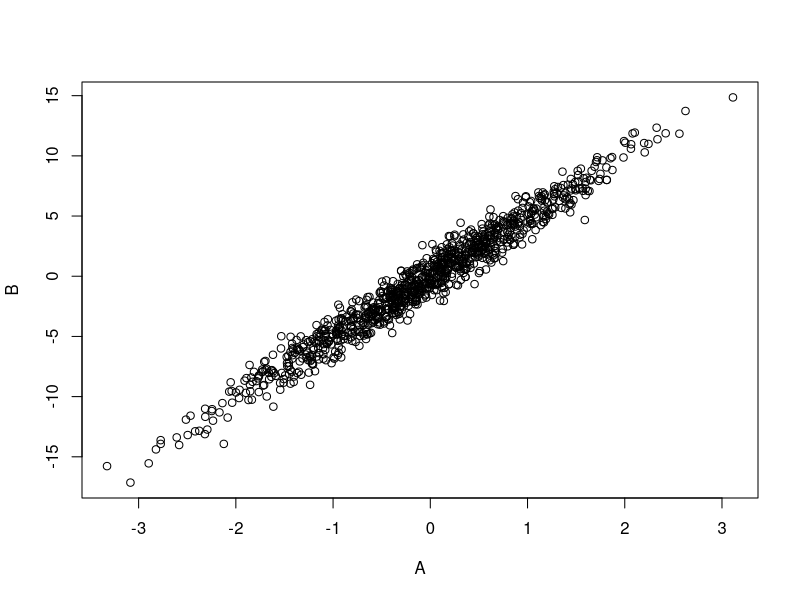
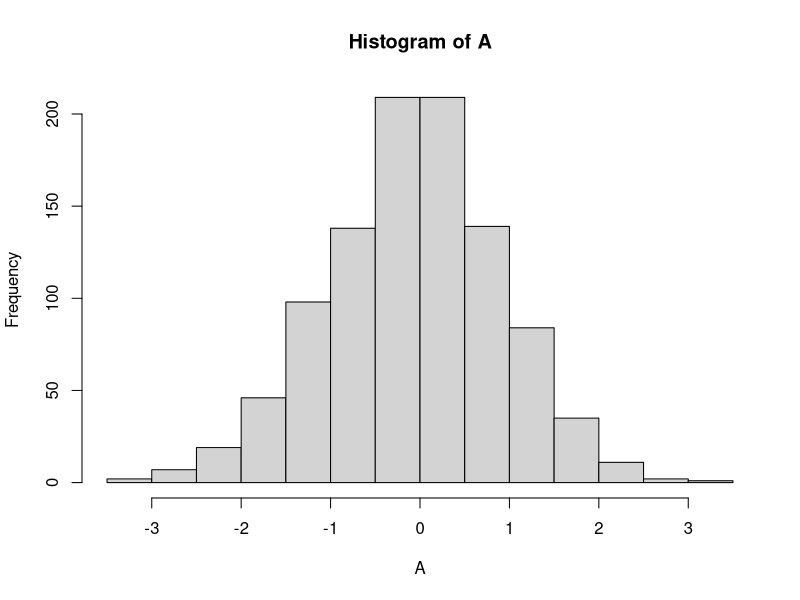
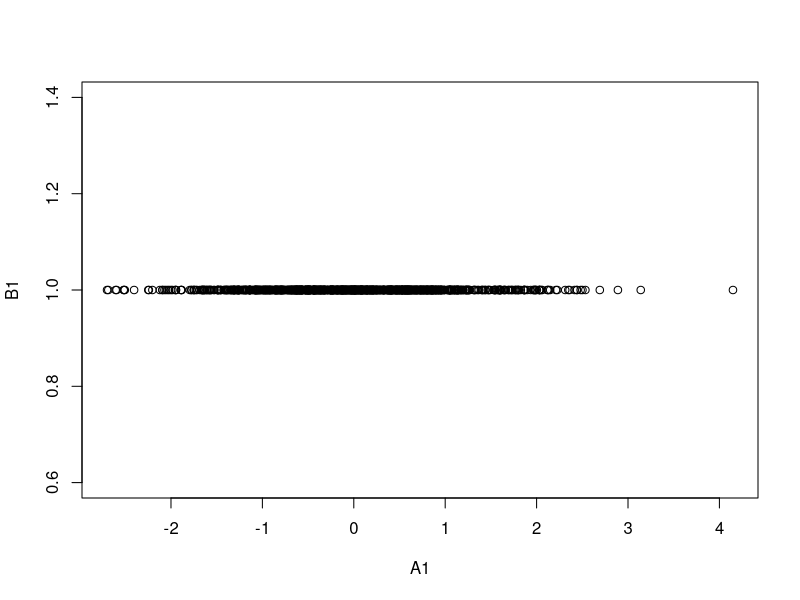
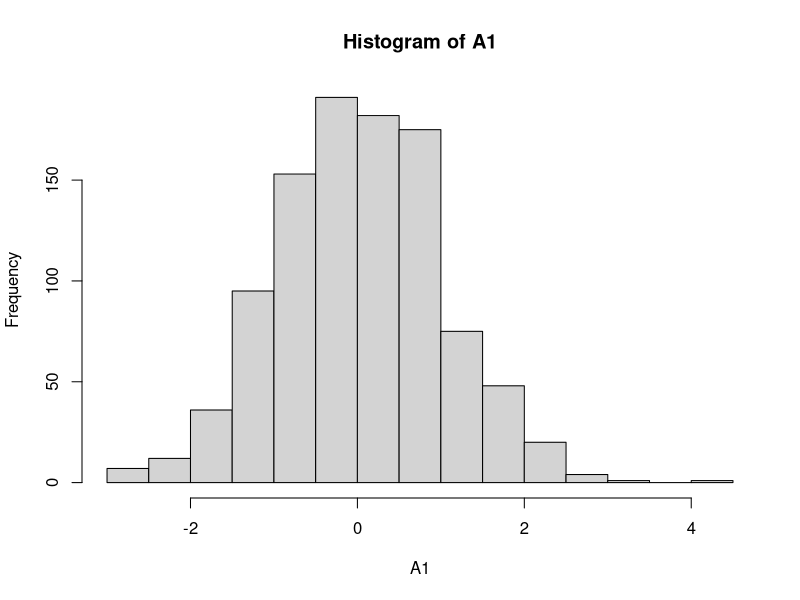

Write R code to recreate these figures, in order.


## simple causal model 

n <- 1000
A <- rnorm(n)
B <- 5*A + rnorm(n, sd = 1)

plot(A, B)
hist(A)
### P(A | B) ??
summary(lm(A ~ B))
### P(A | B) = N(mean = 0.2 * B, sd = 0.2)


### P(A | do(B = 1))
### let's sample from the intervened model
A1 <- rep(NA, n)
B1 <- rep(NA, n)
for (i in 1:n){
  A1[i] <- rnorm(1)
  B1[i] <- 1
  }
plot(A1, B1)
hist(A1)
